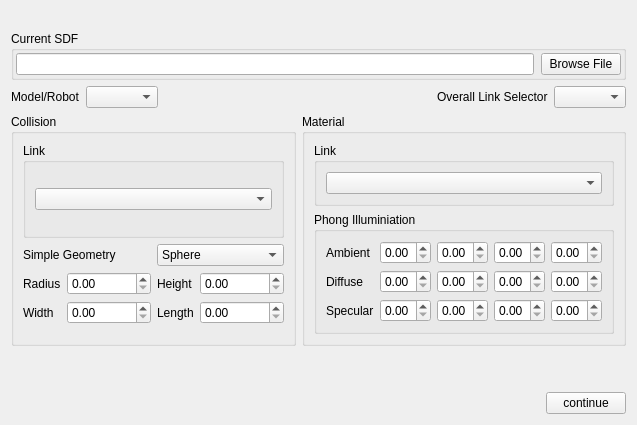
            <widget class="QWidget" name="page_3">
             <layout class="QVBoxLayout" name="verticalLayout_8">
              <item>
               <layout class="QVBoxLayout" name="verticalLayout_11" stretch="0,0,0">
                <item>
                 <widget class="QLabel" name="label">
                  <property name="maximumSize">
                   <size>
                    <width>10000</width>
                    <height>200</height>
                   </size>
                  </property>
                  <property name="text">
                   <string/>
                  </property>
                  <property name="pixmap">
                   <pixmap>C:/Users/darin/Downloads/output-onlinepngtools (1).png</pixmap>
                  </property>
                  <property name="scaledContents">
                   <bool>false</bool>
                  </property>
                 </widget>
                </item>
                <item>
                 <layout class="QGridLayout" name="gridLayout_11">
                  <item row="2" column="0">
                   <layout class="QHBoxLayout" name="horizontalLayout_6">
                    <item>
                     <widget class="QGroupBox" name="groupBox_8">
                      <property name="title">
                       <string>Collision</string>
                      </property>
                      <layout class="QVBoxLayout" name="verticalLayout_14">
                       <item>
                        <widget class="QGroupBox" name="groupBox_9">
                         <property name="title">
                          <string>Link</string>
                         </property>
                         <layout class="QGridLayout" name="gridLayout_14">
                          <item row="0" column="0">
                           <widget class="QComboBox" name="collisionLinkDropdown"/>
                          </item>
                         </layout>
                        </widget>
                       </item>
                       <item>
                        <layout class="QHBoxLayout" name="horizontalLayout_7">
                         <item>
                          <widget class="QLabel" name="label_5">
                           <property name="text">
                            <string>Simple Geometry</string>
                           </property>
                          </widget>
                         </item>
                         <item>
                          <widget class="QComboBox" name="collisionGeometryDropdown">
                           <item>
                            <property name="text">
                             <string>Sphere</string>
                            </property>
                           </item>
                           <item>
                            <property name="text">
                             <string>Rectangle</string>
                            </property>
                           </item>
                          </widget>
                         </item>
                        </layout>
                       </item>
                       <item>
                        <layout class="QGridLayout" name="gridLayout_16">
                         <property name="bottomMargin">
                          <number>10</number>
                         </property>
                         <item row="0" column="2">
                          <widget class="QLabel" name="label_11">
                           <property name="text">
                            <string>Height</string>
                           </property>
                          </widget>
                         </item>
                         <item row="1" column="2">
                          <widget class="QLabel" name="label_12">
                           <property name="text">
                            <string>Length</string>
                           </property>
                          </widget>
                         </item>
                         <item row="0" column="1">
                          <widget class="QDoubleSpinBox" name="collisionGeometryRadius">
                           <property name="maximum">
                            <double>999999.989999999990687</double>
                           </property>
                          </widget>
                         </item>
                         <item row="1" column="1">
                          <widget class="QDoubleSpinBox" name="collisionGeometryWidth">
                           <property name="maximum">
                            <double>999999.989999999990687</double>
                           </property>
                          </widget>
                         </item>
                         <item row="1" column="0">
                          <widget class="QLabel" name="label_9">
                           <property name="text">
                            <string>Width</string>
                           </property>
                          </widget>
                         </item>
                         <item row="0" column="0">
                          <widget class="QLabel" name="label_7">
                           <property name="text">
                            <string>Radius</string>
                           </property>
                          </widget>
                         </item>
                         <item row="0" column="3">
                          <widget class="QDoubleSpinBox" name="collisionGeometryHeight">
                           <property name="maximum">
                            <double>999999.989999999990687</double>
                           </property>
                          </widget>
                         </item>
                         <item row="1" column="3">
                          <widget class="QDoubleSpinBox" name="collisionGeometryLength">
                           <property name="maximum">
                            <double>999999.989999999990687</double>
                           </property>
                          </widget>
                         </item>
                        </layout>
                       </item>
                      </layout>
                     </widget>
                    </item>
                    <item>
                     <widget class="QGroupBox" name="groupBox_10">
                      <property name="title">
                       <string>Material</string>
                      </property>
                      <layout class="QVBoxLayout" name="verticalLayout_15">
                       <item>
                        <widget class="QGroupBox" name="groupBox_11">
                         <property name="title">
                          <string>Link</string>
                         </property>
                         <layout class="QGridLayout" name="gridLayout_15">
                          <item row="0" column="0">
                           <widget class="QComboBox" name="materialLinkDropdown"/>
                          </item>
                         </layout>
                        </widget>
                       </item>
                       <item>
                        <widget class="QGroupBox" name="groupBox_36">
                         <property name="title">
                          <string>Phong Illuminiation</string>
                         </property>
                         <layout class="QGridLayout" name="gridLayout_59">
                          <item row="0" column="0">
                           <layout class="QGridLayout" name="gridLayout_17">
                            <item row="1" column="1">
                             <widget class="QDoubleSpinBox" name="materialAmbientRed">
                              <property name="maximum">
                               <double>1.000000000000000</double>
                              </property>
                              <property name="singleStep">
                               <double>0.010000000000000</double>
                              </property>
                             </widget>
                            </item>
                            <item row="2" column="0">
                             <widget class="QLabel" name="label_8">
                              <property name="text">
                               <string>Diffuse</string>
                              </property>
                             </widget>
                            </item>
                            <item row="1" column="3">
                             <widget class="QDoubleSpinBox" name="materialAmbientBlue">
                              <property name="maximum">
                               <double>1.000000000000000</double>
                              </property>
                              <property name="singleStep">
                               <double>0.010000000000000</double>
                              </property>
                             </widget>
                            </item>
                            <item row="1" column="2">
                             <widget class="QDoubleSpinBox" name="materialAmbientGreen">
                              <property name="maximum">
                               <double>1.000000000000000</double>
                              </property>
                              <property name="singleStep">
                               <double>0.010000000000000</double>
                              </property>
                             </widget>
                            </item>
                            <item row="2" column="2">
                             <widget class="QDoubleSpinBox" name="materialDiffuseGreen">
                              <property name="maximum">
                               <double>1.000000000000000</double>
                              </property>
                              <property name="singleStep">
                               <double>0.010000000000000</double>
                              </property>
                             </widget>
                            </item>
                            <item row="2" column="1">
                             <widget class="QDoubleSpinBox" name="materialDiffuseRed">
                              <property name="maximum">
                               <double>1.000000000000000</double>
                              </property>
                              <property name="singleStep">
                               <double>0.010000000000000</double>
                              </property>
                             </widget>
                            </item>
                            <item row="2" column="3">
                             <widget class="QDoubleSpinBox" name="materialDiffuseBlue">
                              <property name="maximum">
                               <double>1.000000000000000</double>
                              </property>
                              <property name="singleStep">
                               <double>0.010000000000000</double>
                              </property>
                             </widget>
                            </item>
                            <item row="1" column="4">
                             <widget class="QDoubleSpinBox" name="materialAmbientAlpha">
                              <property name="maximum">
                               <double>1.000000000000000</double>
                              </property>
                              <property name="singleStep">
                               <double>0.010000000000000</double>
                              </property>
                             </widget>
                            </item>
                            <item row="1" column="0">
                             <widget class="QLabel" name="label_10">
                              <property name="text">
                               <string>Ambient</string>
                              </property>
                             </widget>
                            </item>
                            <item row="3" column="2">
                             <widget class="QDoubleSpinBox" name="materialSpecularGreen">
                              <property name="maximum">
                               <double>1.000000000000000</double>
                              </property>
                              <property name="singleStep">
                               <double>0.010000000000000</double>
                              </property>
                             </widget>
                            </item>
                            <item row="3" column="3">
                             <widget class="QDoubleSpinBox" name="materialSpecularBlue">
                              <property name="maximum">
                               <double>1.000000000000000</double>
                              </property>
                              <property name="singleStep">
                               <double>0.010000000000000</double>
                              </property>
                             </widget>
                            </item>
                            <item row="3" column="0">
                             <widget class="QLabel" name="label_6">
                              <property name="text">
                               <string>Specular</string>
                              </property>
                             </widget>
                            </item>
                            <item row="3" column="1">
                             <widget class="QDoubleSpinBox" name="materialSpecularRed">
                              <property name="maximum">
                               <double>1.000000000000000</double>
                              </property>
                              <property name="singleStep">
                               <double>0.010000000000000</double>
                              </property>
                             </widget>
                            </item>
                            <item row="2" column="4">
                             <widget class="QDoubleSpinBox" name="materialDiffuseAlpha">
                              <property name="maximum">
                               <double>1.000000000000000</double>
                              </property>
                              <property name="singleStep">
                               <double>0.010000000000000</double>
                              </property>
                             </widget>
                            </item>
                            <item row="3" column="4">
                             <widget class="QDoubleSpinBox" name="materialSpecularAlpha">
                              <property name="maximum">
                               <double>1.000000000000000</double>
                              </property>
                              <property name="singleStep">
                               <double>0.010000000000000</double>
                              </property>
                             </widget>
                            </item>
                           </layout>
                          </item>
                         </layout>
                        </widget>
                       </item>
                      </layout>
                     </widget>
                    </item>
                   </layout>
                  </item>
                  <item row="1" column="0">
                   <layout class="QHBoxLayout" name="horizontalLayout_5">
                    <item>
                     <widget class="QLabel" name="label_3">
                      <property name="text">
                       <string>Model/Robot</string>
                      </property>
                     </widget>
                    </item>
                    <item>
                     <widget class="QComboBox" name="modelDropdown"/>
                    </item>
                    <item>
                     <spacer name="horizontalSpacer_2">
                      <property name="orientation">
                       <enum>Qt::Horizontal</enum>
                      </property>
                      <property name="sizeHint" stdset="0">
                       <size>
                        <width>40</width>
                        <height>20</height>
                       </size>
                      </property>
                     </spacer>
                    </item>
                    <item>
                     <widget class="QLabel" name="label_4">
                      <property name="text">
                       <string>Overall Link Selector</string>
                      </property>
                     </widget>
                    </item>
                    <item>
                     <widget class="QComboBox" name="overallLinkDropdown"/>
                    </item>
                   </layout>
                  </item>
                  <item row="0" column="0">
                   <widget class="QGroupBox" name="groupBox_34">
                    <property name="title">
                     <string>Current SDF</string>
                    </property>
                    <layout class="QGridLayout" name="gridLayout_61">
                     <property name="leftMargin">
                      <number>2</number>
                     </property>
                     <property name="topMargin">
                      <number>2</number>
                     </property>
                     <property name="rightMargin">
                      <number>2</number>
                     </property>
                     <property name="bottomMargin">
                      <number>2</number>
                     </property>
                     <property name="horizontalSpacing">
                      <number>7</number>
                     </property>
                     <item row="0" column="0">
                      <widget class="QLineEdit" name="currentSdfPath1"/>
                     </item>
                     <item row="0" column="1">
                      <widget class="QPushButton" name="browseCurrentSdf1">
                       <property name="text">
                        <string>Browse File</string>
                       </property>
                      </widget>
                     </item>
                    </layout>
                   </widget>
                  </item>
                 </layout>
                </item>
                <item>
                 <layout class="QGridLayout" name="gridLayout_10">
                  <item row="1" column="2">
                   <spacer name="horizontalSpacer_4">
                    <property name="orientation">
                     <enum>Qt::Horizontal</enum>
                    </property>
                    <property name="sizeHint" stdset="0">
                     <size>
                      <width>40</width>
                      <height>20</height>
                     </size>
                    </property>
                   </spacer>
                  </item>
                  <item row="0" column="2">
                   <spacer name="verticalSpacer_2">
                    <property name="orientation">
                     <enum>Qt::Vertical</enum>
                    </property>
                    <property name="sizeHint" stdset="0">
                     <size>
                      <width>20</width>
                      <height>40</height>
                     </size>
                    </property>
                   </spacer>
                  </item>
                  <item row="1" column="3">
                   <widget class="QPushButton" name="continueButton2">
                    <property name="text">
                     <string>continue</string>
                    </property>
                   </widget>
                  </item>
                 </layout>
                </item>
               </layout>
              </item>
             </layout>
            </widget>
